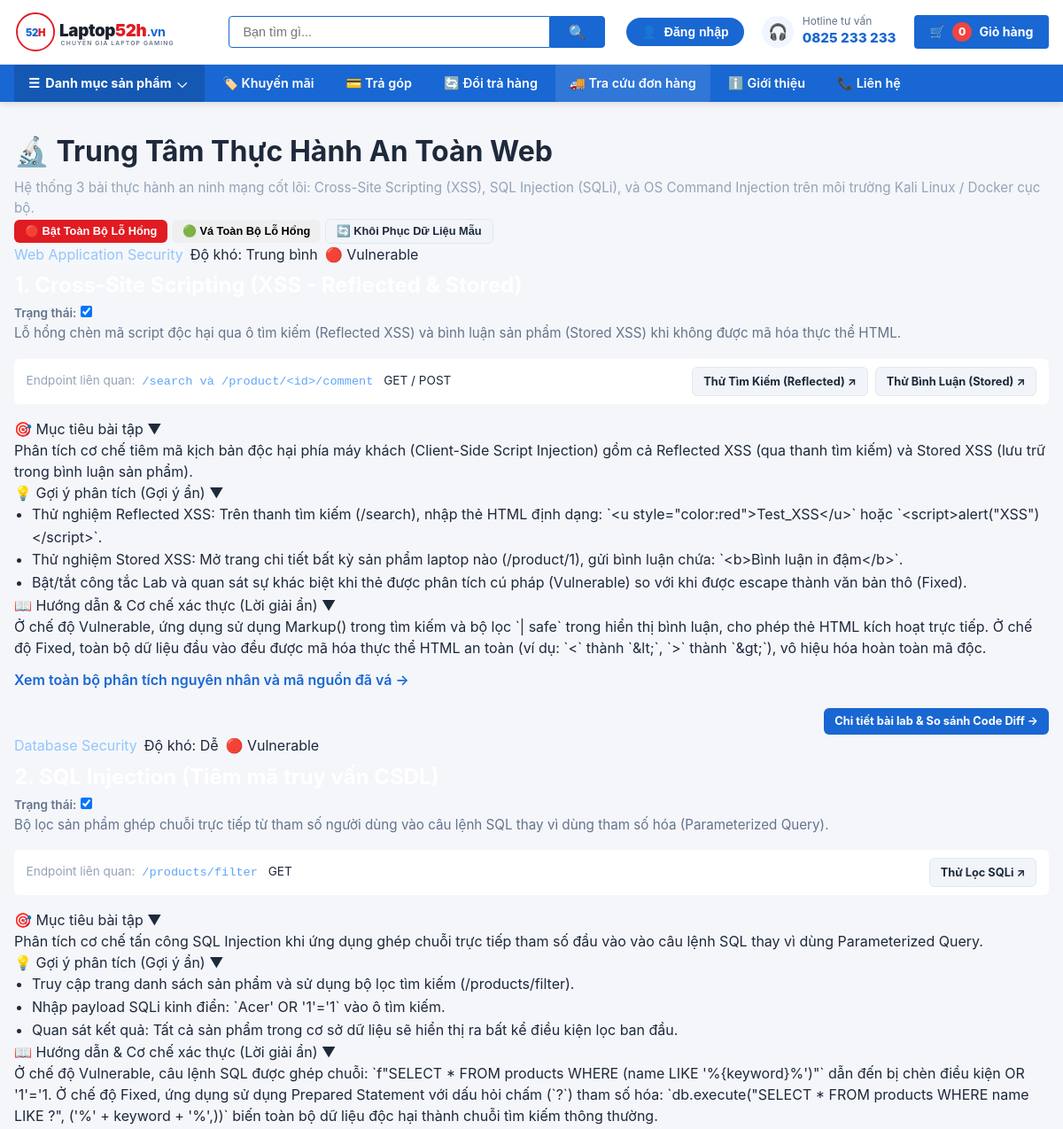
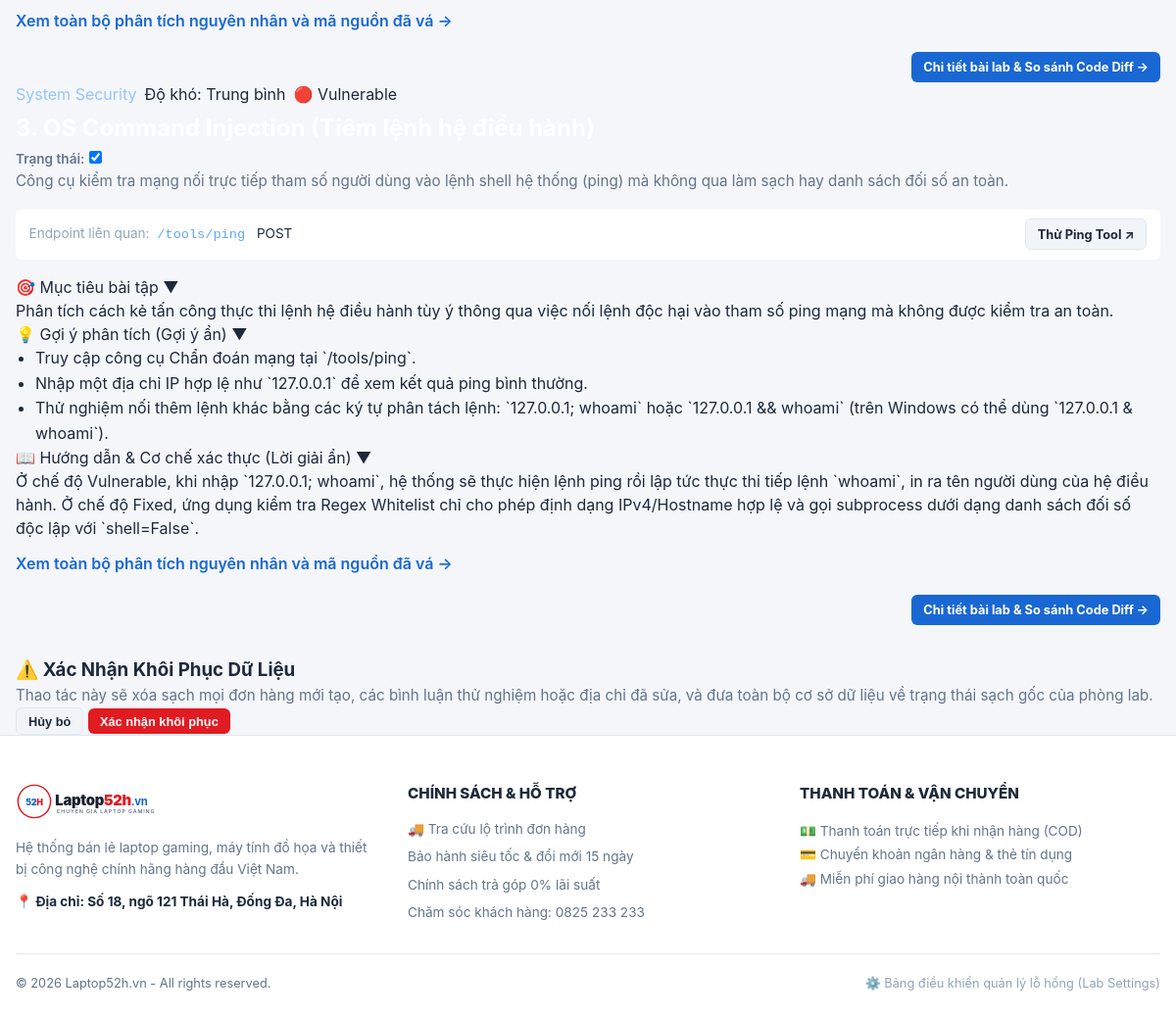
Screenshot of /labs with the database file from the repository (2 pictures, top to bottom).
### tables this page shows
CREATE TABLE lab_settings (
        lab_id TEXT PRIMARY KEY,
        name TEXT NOT NULL,
        category TEXT NOT NULL,
        difficulty TEXT NOT NULL,
        is_vulnerable INTEGER NOT NULL DEFAULT 1,
        summary TEXT NOT NULL,
        endpoint TEXT NOT NULL,
        method TEXT NOT NULL
    );

### app/routes/lab.py (the view)
@lab_bp.route('/labs')
def index():
    db_labs = get_all_labs()
    labs_combined = []
    for db_lab in db_labs:
        lab_id = db_lab['lab_id']
        detail = LAB_DETAILS.get(lab_id, {})
        labs_combined.append({
            'id': lab_id,
            'name': db_lab['name'],
            'category': db_lab['category'],
            'difficulty': db_lab['difficulty'],
            'is_vulnerable': bool(db_lab['is_vulnerable']),
            'summary': db_lab['summary'],
            'endpoint': db_lab['endpoint'],
            'method': db_lab['method'],
            'objective': detail.get('objective', ''),
            'hints': detail.get('hints', []),
            'solution_overview': detail.get('solution_overview', ''),
            'vulnerable_code': detail.get('vulnerable_code', ''),
            'fixed_code': detail.get('fixed_code', '')
        })
    return render_template('lab/index.html', labs=labs_combined)

### app/database.py (called while the page is built)
def get_db():
    if 'db' not in g:
        db_path = current_app.config['DATABASE']
        g.db = sqlite3.connect(db_path)
        g.db.row_factory = sqlite3.Row
        g.db.execute("PRAGMA foreign_keys = ON;")
    return g.db

def get_all_labs():
    db = get_db()
    return db.execute("SELECT * FROM lab_settings ORDER BY rowid ASC").fetchall()

### app/templates/lab/index.html (shortened to what this page needs)
{% extends "base.html" %}
{% block content %}
<div style="margin: 2rem 0;">
    <div class="lab-header">
        <div class="lab-title-group">
            <h1>🔬 Trung Tâm Thực Hành An Toàn Web</h1>
            <p style="color: #94a3b8; font-size: 0.95rem; margin-top: 0.35rem;">
                Hệ thống 3 bài thực hành an ninh mạng cốt lõi: Cross-Site Scripting (XSS), SQL Injection (SQLi), và OS Command Injection trên môi trường Kali Linux / Docker cục bộ.
            </p>
        </div>
        <div class="lab-actions">
            <button type="button" id="btn-all-vuln" class="btn btn-danger btn-sm">
                🔴 Bật Toàn Bộ Lỗ Hổng
            </button>
            <button type="button" id="btn-all-fixed" class="btn btn-success btn-sm">
                🟢 Vá Toàn Bộ Lỗ Hổng
            </button>
            <button type="button" id="btn-reset-db-modal" class="btn btn-secondary btn-sm">
                🔄 Khôi Phục Dữ Liệu Mẫu
            </button>
        </div>
    </div>
    <div class="lab-grid">
        {% for lab in labs %}
            <article class="lab-card {{ 'is-vuln' if lab.is_vulnerable else 'is-fixed' }}" id="lab-card-{{ lab.id }}">
                <div class="lab-card-header">
                    <div>
                        <div style="display: flex; align-items: center; gap: 0.5rem; margin-bottom: 0.35rem; flex-wrap: wrap;">
                            <span class="badge" style="background: rgba(255, 255, 255, 0.08); color: #93c5fd;">
                                {{ lab.category }}
                            </span>
                            <span class="badge {{ 'badge-easy' if lab.difficulty == 'Dễ' else 'badge-medium' }}">
                                Độ khó: {{ lab.difficulty }}
                            </span>
                            <span class="badge {{ 'status-badge-vuln' if lab.is_vulnerable else 'status-badge-fixed' }}" id="status-badge-{{ lab.id }}">
                                {{ '🔴 Vulnerable' if lab.is_vulnerable else '🟢 Fixed' }}
                            </span>
                        </div>
                        <h2 class="lab-card-title">
                            <a href="{{ url_for('lab.detail', lab_id=lab.id) }}" style="color: #fff;">
                            </a>
                        </h2>
                    </div>
                    <div class="switch-container">
                        <span style="font-size: 0.85rem; font-weight: 600; color: var(--text-muted);">Trạng thái:</span>
                        <label class="switch">
                            <input type="checkbox" class="lab-toggle-checkbox" data-lab-id="{{ lab.id }}" {{ 'checked' if lab.is_vulnerable else '' }}>
                        </label>
                    </div>
                </div>
                <p style="color: var(--text-muted); font-size: 0.95rem; margin-bottom: 1rem; line-height: 1.6;">
                    {{ lab.summary }}
                </p>
                <div style="background: var(--bg-card); padding: 0.6rem 0.85rem; border-radius: var(--radius-sm); font-size: 0.85rem; margin-bottom: 1rem; display: flex; justify-content: space-between; align-items: center;">
                    <div>
                        <span style="color: var(--text-dim);">Endpoint liên quan:</span>
                        <code style="color: #60a5fa; margin-left: 0.25rem;">{{ lab.endpoint }}</code>
                        <span class="badge" style="background: rgba(255, 255, 255, 0.05); margin-left: 0.5rem;">{{ lab.method }}</span>
                    </div>
                    <div style="display: flex; gap: 0.5rem; flex-wrap: wrap;">
                        {% if lab.id == 'xss' or lab.id == 'reflected_xss' or lab.id == 'stored_xss' %}
                            <a href="{{ url_for('main.search', q='<u>TestLabXSS</u>') }}" class="btn btn-secondary btn-sm" target="_blank">Thử Tìm Kiếm (Reflected) ↗</a>
                            <a href="{{ url_for('product.detail', product_id=1) }}" class="btn btn-secondary btn-sm" target="_blank">Thử Bình Luận (Stored) ↗</a>
                        {% elif lab.id == 'sqli' %}
                            <a href="{{ url_for('main.filter_products') }}?keyword=Nitro' OR '1'='1" class="btn btn-secondary btn-sm" target="_blank">Thử Lọc SQLi ↗</a>
                        {% elif lab.id == 'command_injection' %}
                            <a href="{{ url_for('tools.ping') }}" class="btn btn-secondary btn-sm" target="_blank">Thử Ping Tool ↗</a>
                        {% endif %}
                    </div>
                </div>
                <div class="accordion">
                    <div class="accordion-item">
                        <div class="accordion-header">
                            <span>🎯 Mục tiêu bài tập</span>
                            <span class="accordion-icon">▼</span>
                        </div>
                        <div class="accordion-content">
                            {{ lab.objective }}
                        </div>
                    </div>
                    <div class="accordion-item">
                        <div class="accordion-header">
                            <span>💡 Gợi ý phân tích (Gợi ý ẩn)</span>
                            <span class="accordion-icon">▼</span>
                        </div>
                        <div class="accordion-content">
                            <ul style="margin-left: 1.25rem; line-height: 1.6;">
                                {% for hint in lab.hints %}
                                    <li>{{ hint }}</li>
                                {% endfor %}
                            </ul>
                        </div>
                    </div>
                    <div class="accordion-item">
                        <div class="accordion-header">
                            <span>📖 Hướng dẫn & Cơ chế xác thực (Lời giải ẩn)</span>
                            <span class="accordion-icon">▼</span>
                        </div>
                        <div class="accordion-content">
                            <p style="margin-bottom: 0.75rem;">{{ lab.solution_overview }}</p>
                            <a href="{{ url_for('lab.detail', lab_id=lab.id) }}" style="font-weight: 600;">
                                Xem toàn bộ phân tích nguyên nhân và mã nguồn đã vá →
                            </a>
                        </div>
                    </div>
                </div>
                <div style="margin-top: 1.25rem; text-align: right;">
                    <a href="{{ url_for('lab.detail', lab_id=lab.id) }}" class="btn btn-primary btn-sm">
                        Chi tiết bài lab & So sánh Code Diff →
                    </a>
                </div>
            </article>
        {% endfor %}
    </div>
</div>
<div class="modal-overlay" id="reset-db-modal">
    <div class="modal-card">
        <h3 class="modal-header">⚠️ Xác Nhận Khôi Phục Dữ Liệu</h3>
        <p style="color: var(--text-muted); font-size: 0.95rem; line-height: 1.6;">
            Thao tác này sẽ xóa sạch mọi đơn hàng mới tạo, các bình luận thử nghiệm hoặc địa chỉ đã sửa, và đưa toàn bộ cơ sở dữ liệu về trạng thái sạch gốc của phòng lab.
        </p>
        <div class="modal-actions">
            <button type="button" id="btn-reset-cancel" class="btn btn-secondary btn-sm">Hủy bỏ</button>
            <button type="button" id="btn-reset-confirm" class="btn btn-danger btn-sm">Xác nhận khôi phục</button>
        </div>
    </div>
</div>
{% endblock %}

### app/static/css/style.css (style rules this page uses)
:root { --bg-page: #f4f6fa; --bg-surface: #ffffff; --bg-card: #ffffff; --bg-subtle: #f8fafc; --border-color: #e2e8f0; --border-light: #cbd5e1; --border-focus: #1967d2; --text-main: #1e293b; --text-muted: #64748b; --text-dim: #94a3b8; --text-light: #ffffff; --primary-blue: #1967d2; --primary-blue-hover: #1557b0; --primary-blue-glow: rgba(25, 103, 210, 0.15); --accent-red: #e11b22; --accent-red-hover: #c41319; --price-red: #d0021b; --price-badge-bg: #fee2e2; --success: #10b981; --success-bg: #ecfdf5; --danger: #ef4444; --danger-bg: #fef2f2; --warning: #f59e0b; --warning-bg: #fffbeb; --gold-admin: #d97706; --gold-admin-bg: #fef3c7; --radius-xs: 4px; --radius-sm: 6px; --radius-md: 8px; --radius-lg: 12px; --radius-xl: 16px; --shadow-sm: 0 1px 3px rgba(0, 0, 0, 0.05); --shadow-md: 0 4px 14px rgba(0, 0, 0, 0.08); --shadow-lg: 0 10px 25px rgba(0, 0, 0, 0.1); --shadow-modal: 0 20px 45px rgba(0, 0, 0, 0.25); --transition: all 0.2s cubic-bezier(0.4, 0, 0.2, 1); }
* { margin: 0; padding: 0; box-sizing: border-box; }
body { font-family: -apple-system, BlinkMacSystemFont, "Segoe UI", Roboto, "Helvetica Neue", Arial, sans-serif; background-color: var(--bg-page); color: var(--text-main); line-height: 1.5; min-height: 100vh; display: flex; flex-direction: column; }
a { color: var(--primary-blue); text-decoration: none; transition: var(--transition); }
.btn { display: inline-flex; align-items: center; justify-content: center; padding: 0.6rem 1.2rem; font-weight: 700; font-size: 0.88rem; border-radius: var(--radius-sm); border: none; cursor: pointer; transition: var(--transition); }
.btn-primary { background: var(--primary-blue); color: #fff; }
.btn-danger { background: var(--accent-red); color: #fff; }
.btn-secondary { background: #f1f5f9; color: var(--text-main); border: 1px solid var(--border-color); }
.btn-sm { padding: 0.35rem 0.75rem; font-size: 0.8rem; }

### rows the page displays
lab_settings: category "Web Application Security", difficulty "Trung bình", is_vulnerable "🔴 Vulnerable", summary "Lỗ hổng chèn mã script độc hại qua ô tìm kiếm (Reflected XSS) và bình luận sản phẩm (Stored XSS) khi không được mã hóa thực thể HTML.", endpoint "/search và /product/<id>/comment", method "GET / POST", objective "Phân tích cơ chế tiêm mã kịch bản độc hại phía máy khách (Client-Side Script Injection) gồm cả Reflected XSS (qua thanh tìm kiếm) và Stored XSS (lưu trữ trong bình luận sản phẩm).", hints "Thử nghiệm Reflected XSS: Trên thanh tìm kiếm (/search), nhập thẻ HTML định dạng: `<u style=\"color:red\">Test_XSS</u>` hoặc `<script>alert(\"XSS\")</script>`." "Thử nghiệm Stored XSS: Mở trang chi tiết bất kỳ sản phẩm laptop nào (/product/1), gửi bình luận chứa: `<b>Bình luận in đậm</b>`." "Bật/tắt công tắc Lab và quan sát sự khác biệt khi thẻ được phân tích cú pháp (Vulnerable) so với khi được escape thành văn bản thô (Fixed).", solution_overview "Ở chế độ Vulnerable, ứng dụng sử dụng Markup() trong tìm kiếm và bộ lọc `| safe` trong hiển thị bình luận, cho phép thẻ HTML kích hoạt trực tiếp. Ở chế độ Fixed, toàn bộ dữ liệu đầu vào đều được mã hóa thực thể HTML an toàn (ví dụ: `<` thành `&lt;`, `>` thành `&gt;`), vô hiệu hóa hoàn toàn mã độc."
lab_settings: category "Database Security", difficulty "Dễ", is_vulnerable "🔴 Vulnerable", summary "Bộ lọc sản phẩm ghép chuỗi trực tiếp từ tham số người dùng vào câu lệnh SQL thay vì dùng tham số hóa (Parameterized Query).", endpoint "/products/filter", method "GET", objective "Phân tích cơ chế tấn công SQL Injection khi ứng dụng ghép chuỗi trực tiếp tham số đầu vào vào câu lệnh SQL thay vì dùng Parameterized Query.", hints "Truy cập trang danh sách sản phẩm và sử dụng bộ lọc tìm kiếm (/products/filter)." "Nhập payload SQLi kinh điển: `Acer' OR '1'='1` vào ô tìm kiếm." "Quan sát kết quả: Tất cả sản phẩm trong cơ sở dữ liệu sẽ hiển thị ra bất kể điều kiện lọc ban đầu.", solution_overview "Ở chế độ Vulnerable, câu lệnh SQL được ghép chuỗi: `f\"SELECT * FROM products WHERE (name LIKE '%{keyword}%')\"` dẫn đến bị chèn điều kiện OR '1'='1. Ở chế độ Fixed, ứng dụng sử dụng Prepared Statement với dấu hỏi chấm (`?`) tham số hóa: `db.execute(\"SELECT * FROM products WHERE name LIKE ?\", ('%' + keyword + '%',))` biến toàn bộ dữ liệu độc hại thành chuỗi tìm kiếm thông thường."
lab_settings: category "System Security", difficulty "Trung bình", is_vulnerable "🔴 Vulnerable", summary "Công cụ kiểm tra mạng nối trực tiếp tham số người dùng vào lệnh shell hệ thống (ping) mà không qua làm sạch hay danh sách đối số an toàn.", endpoint "/tools/ping", method "POST", objective "Phân tích cách kẻ tấn công thực thi lệnh hệ điều hành tùy ý thông qua việc nối lệnh độc hại vào tham số ping mạng mà không được kiểm tra an toàn.", hints "Truy cập công cụ Chẩn đoán mạng tại `/tools/ping`." "Nhập một địa chỉ IP hợp lệ như `127.0.0.1` để xem kết quả ping bình thường." "Thử nghiệm nối thêm lệnh khác bằng các ký tự phân tách lệnh: `127.0.0.1; whoami` hoặc `127.0.0.1 && whoami` (trên Windows có thể dùng `127.0.0.1 & whoami`).", solution_overview "Ở chế độ Vulnerable, khi nhập `127.0.0.1; whoami`, hệ thống sẽ thực hiện lệnh ping rồi lập tức thực thi tiếp lệnh `whoami`, in ra tên người dùng của hệ điều hành. Ở chế độ Fixed, ứng dụng kiểm tra Regex Whitelist chỉ cho phép định dạng IPv4/Hostname hợp lệ và gọi subprocess dưới dạng danh sách đối số độc lập với `shell=False`."

### other values shown
{{ cart_count if cart_count else 0 }} "0"
